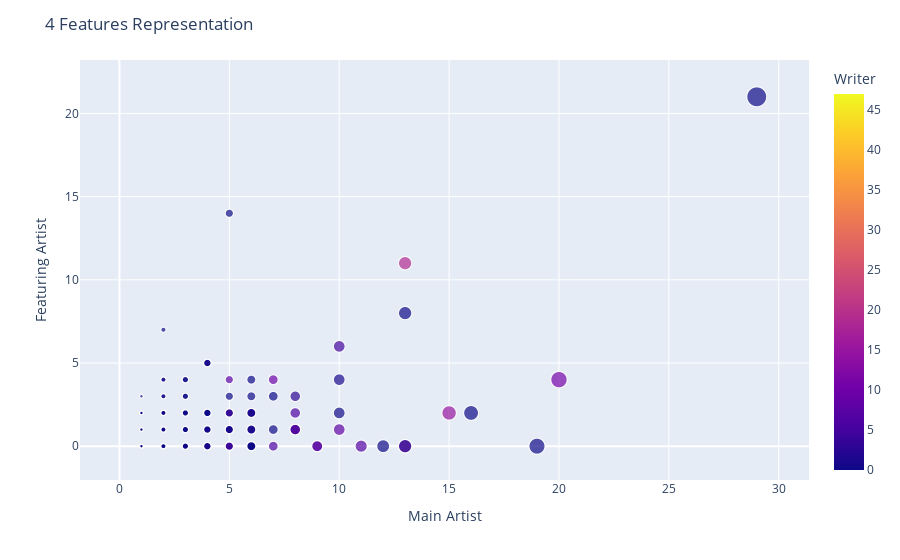

This figure's notebook cell:
### Code cell
# Somethings wrong with this. color and size
fig1 = px.scatter(df, x="Main Artist", y="Featuring Artist", color="Writer",
                 size="Main Artist")
fig1.update_layout(title="4 Features Representation")
fig1.show()

### Figure 1 — Plotly figure (JSON) as saved in the notebook; plotly's stock layout.template omitted (floating-point values rounded to 4 significant figures; data arrays with more than 128 entries replaced by an {"elided": "..."} marker saying what was removed)
{"data": [{"hovertemplate": "Main Artist=%{marker.size}<br>Featuring Artist=%{y}<br>Writer=%{marker.color}<extra></extra>", "legendgroup": "", "marker": {"color": {"elided": "1280 int values"}, "coloraxis": "coloraxis", "size": {"elided": "1280 int values"}, "sizemode": "area", "sizeref": 0.0725, "symbol": "circle"}, "mode": "markers", "name": "", "showlegend": false, "type": "scattergl", "x": {"elided": "1280 int values"}, "xaxis": "x", "y": {"elided": "1280 int values"}, "yaxis": "y"}], "layout": {"coloraxis": {"colorbar": {"title": {"text": "Writer"}}, "colorscale": [[0, "#0d0887"], [0.1111, "#46039f"], [0.2222, "#7201a8"], [0.3333, "#9c179e"], [0.4444, "#bd3786"], [0.5556, "#d8576b"], [0.6667, "#ed7953"], [0.7778, "#fb9f3a"], [0.8889, "#fdca26"], [1, "#f0f921"]]}, "legend": {"itemsizing": "constant", "tracegroupgap": 0}, "margin": {"t": 60}, "title": {"text": "4 Features Representation"}, "xaxis": {"anchor": "y", "domain": [0, 1], "title": {"text": "Main Artist"}}, "yaxis": {"anchor": "x", "domain": [0, 1], "title": {"text": "Featuring Artist"}}}}
